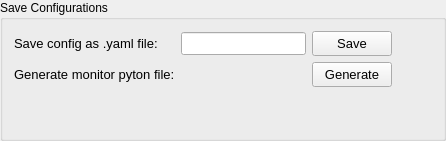
                   <widget class="QGroupBox" name="gbxConfigSave">
                    <property name="title">
                     <string>Save Configurations</string>
                    </property>
                    <layout class="QGridLayout" name="gridLayout_6">
                     <item row="1" column="0">
                      <widget class="QLabel" name="lblConfigSaveGeneratePython">
                       <property name="font">
                        <font>
                         <pointsize>10</pointsize>
                        </font>
                       </property>
                       <property name="text">
                        <string>Generate monitor pyton file:</string>
                       </property>
                      </widget>
                     </item>
                     <item row="0" column="3">
                      <spacer name="horizontalSpacer_20">
                       <property name="orientation">
                        <enum>Qt::Horizontal</enum>
                       </property>
                       <property name="sizeHint" stdset="0">
                        <size>
                         <width>40</width>
                         <height>20</height>
                        </size>
                       </property>
                      </spacer>
                     </item>
                     <item row="2" column="3">
                      <spacer name="verticalSpacer_8">
                       <property name="orientation">
                        <enum>Qt::Vertical</enum>
                       </property>
                       <property name="sizeHint" stdset="0">
                        <size>
                         <width>20</width>
                         <height>40</height>
                        </size>
                       </property>
                      </spacer>
                     </item>
                     <item row="0" column="0">
                      <widget class="QLabel" name="lblConfigSaveYaml">
                       <property name="font">
                        <font>
                         <pointsize>10</pointsize>
                        </font>
                       </property>
                       <property name="text">
                        <string>Save config as .yaml file:</string>
                       </property>
                      </widget>
                     </item>
                     <item row="0" column="1">
                      <widget class="QLineEdit" name="txtConfigSaveYaml">
                       <property name="font">
                        <font>
                         <pointsize>10</pointsize>
                        </font>
                       </property>
                      </widget>
                     </item>
                     <item row="1" column="2">
                      <widget class="QPushButton" name="btnConfigSaveGenerate">
                       <property name="minimumSize">
                        <size>
                         <width>0</width>
                         <height>25</height>
                        </size>
                       </property>
                       <property name="maximumSize">
                        <size>
                         <width>16777215</width>
                         <height>25</height>
                        </size>
                       </property>
                       <property name="font">
                        <font>
                         <pointsize>10</pointsize>
                        </font>
                       </property>
                       <property name="text">
                        <string>Generate</string>
                       </property>
                      </widget>
                     </item>
                     <item row="0" column="2">
                      <widget class="QPushButton" name="btnConfigSaveSave">
                       <property name="minimumSize">
                        <size>
                         <width>0</width>
                         <height>25</height>
                        </size>
                       </property>
                       <property name="maximumSize">
                        <size>
                         <width>16777215</width>
                         <height>25</height>
                        </size>
                       </property>
                       <property name="font">
                        <font>
                         <pointsize>10</pointsize>
                        </font>
                       </property>
                       <property name="text">
                        <string>Save</string>
                       </property>
                      </widget>
                     </item>
                    </layout>
                   </widget>
